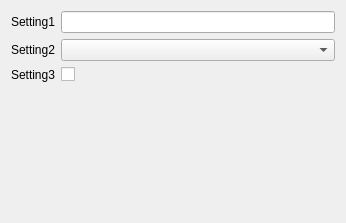
              <widget class="QWidget" name="action_settings_WidgetContents">
               <property name="geometry">
                <rect>
                 <x>0</x>
                 <y>0</y>
                 <width>346</width>
                 <height>223</height>
                </rect>
               </property>
               <property name="toolTip">
                <string notr="true"/>
               </property>
               <property name="statusTip">
                <string notr="true"/>
               </property>
               <property name="whatsThis">
                <string notr="true"/>
               </property>
               <property name="accessibleName">
                <string notr="true"/>
               </property>
               <property name="accessibleDescription">
                <string notr="true"/>
               </property>
               <layout class="QVBoxLayout" name="R_guides_scrollArea_vLay_2">
                <item>
                 <layout class="QFormLayout" name="action_settings_formLayout">
                  <property name="horizontalSpacing">
                   <number>6</number>
                  </property>
                  <item row="0" column="0">
                   <widget class="QLabel" name="sample_setting1_lbl">
                    <property name="toolTip">
                     <string notr="true"/>
                    </property>
                    <property name="statusTip">
                     <string notr="true"/>
                    </property>
                    <property name="whatsThis">
                     <string notr="true"/>
                    </property>
                    <property name="accessibleName">
                     <string notr="true"/>
                    </property>
                    <property name="accessibleDescription">
                     <string notr="true"/>
                    </property>
                    <property name="text">
                     <string notr="true">Setting1</string>
                    </property>
                   </widget>
                  </item>
                  <item row="0" column="1">
                   <widget class="QLineEdit" name="sample_setting1_le">
                    <property name="toolTip">
                     <string notr="true"/>
                    </property>
                    <property name="statusTip">
                     <string notr="true"/>
                    </property>
                    <property name="whatsThis">
                     <string notr="true"/>
                    </property>
                    <property name="accessibleName">
                     <string notr="true"/>
                    </property>
                    <property name="accessibleDescription">
                     <string notr="true"/>
                    </property>
                   </widget>
                  </item>
                  <item row="1" column="0">
                   <widget class="QLabel" name="sample_setting2_lbl">
                    <property name="toolTip">
                     <string notr="true"/>
                    </property>
                    <property name="statusTip">
                     <string notr="true"/>
                    </property>
                    <property name="whatsThis">
                     <string notr="true"/>
                    </property>
                    <property name="accessibleName">
                     <string notr="true"/>
                    </property>
                    <property name="accessibleDescription">
                     <string notr="true"/>
                    </property>
                    <property name="text">
                     <string notr="true">Setting2</string>
                    </property>
                   </widget>
                  </item>
                  <item row="1" column="1">
                   <widget class="QComboBox" name="sample_setting_combo">
                    <property name="toolTip">
                     <string notr="true"/>
                    </property>
                    <property name="statusTip">
                     <string notr="true"/>
                    </property>
                    <property name="whatsThis">
                     <string notr="true"/>
                    </property>
                    <property name="accessibleName">
                     <string notr="true"/>
                    </property>
                    <property name="accessibleDescription">
                     <string notr="true"/>
                    </property>
                   </widget>
                  </item>
                  <item row="2" column="0">
                   <widget class="QLabel" name="sample_setting3_lbl">
                    <property name="toolTip">
                     <string notr="true"/>
                    </property>
                    <property name="statusTip">
                     <string notr="true"/>
                    </property>
                    <property name="whatsThis">
                     <string notr="true"/>
                    </property>
                    <property name="accessibleName">
                     <string notr="true"/>
                    </property>
                    <property name="accessibleDescription">
                     <string notr="true"/>
                    </property>
                    <property name="text">
                     <string notr="true">Setting3</string>
                    </property>
                   </widget>
                  </item>
                  <item row="2" column="1">
                   <widget class="QCheckBox" name="sample_setting3_chk">
                    <property name="toolTip">
                     <string notr="true"/>
                    </property>
                    <property name="statusTip">
                     <string notr="true"/>
                    </property>
                    <property name="whatsThis">
                     <string notr="true"/>
                    </property>
                    <property name="accessibleName">
                     <string notr="true"/>
                    </property>
                    <property name="accessibleDescription">
                     <string notr="true"/>
                    </property>
                   </widget>
                  </item>
                 </layout>
                </item>
               </layout>
              </widget>
